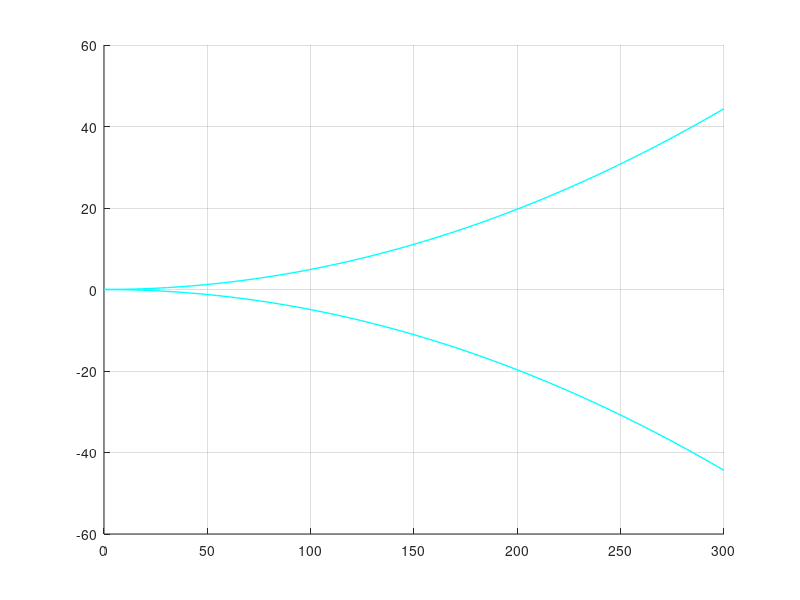

Reproduce this figure in MATLAB. (Note: this script raises an error after producing the figure.)
% V-n diagram
close all; clear all; clc;

g = 9.81;
c = 7.08/12; % feet
WS = 3.5;                 % lb/ft^2
rho = 0.00230;    % slugs/ft^3
Cl_max = 1.3642;
Cn_max = Cl_max*1.1;
CL3 = 4.15;
Kc = 33;                  
Ude = 12;
Ude2 = 6;                 % fps
V = linspace(0,300, 100); 

% Kg and mug
mug = 2 * (WS / (rho * c * g * CL3));
Kg = 0.88 * (mug / (5.3 + mug));

% nlims
nlimpos = 3;
nlimneg = -0.4 * nlimpos;

% nults
nultpos = 1.5 * nlimpos;
nultneg = 1.5 * nlimneg;

% Stall and Cruise
Vstall = sqrt(2 * (WS / (rho * Cn_max)));
Vcruise_min = Kc*sqrt(WS);
Vdive_min = 1.25 * Vcruise_min;
Va = Vstall * sqrt(nlimpos);

% Stall lines
n = 0.5 .* rho .* V.^2 .* Cn_max .* (1/WS);
n_neg = -n;

% Gust lines
nlimgustC = 1 + ((Kg.*Ude.*V.*CL3)./(498 .* WS));
nlimgustCneg = 1 - ((Kg.*Ude.*V.*CL3)./(498 .* WS));
nlimgustD = 1 + ((Kg.*Ude2.*V.*CL3)./(498 .* WS));
nlimgustDneg = 1 - ((Kg.*Ude2.*V.*CL3)./(498 .* WS));



% Plot 
figure; hold on; grid on;
plot(V, n, 'c', 'LineWidth', 1);
plot(V, n_neg, 'c','LineWidth', 1);
yline(0, '--k', 'LineWidth', 1);
yline(nlimpos, '--', 'LineWidth', 1);
yline(nlimneg, '--', 'LineWidth', 1);
yline(nultpos, '--m', 'LineWidth', 1);
yline(nultneg, '--m', 'LineWidth', 1);
plot(V, nlimgustC, '--g', 'LineWidth', 1);
plot(V, nlimgustCneg, '--g', 'LineWidth', 1);
plot(V, nlimgustD, '--b', 'LineWidth', 1);
plot(V, nlimgustDneg, '--b', 'LineWidth', 1);
plot(Vcruise_min, 0, 'ro', 'MarkerFaceColor','r');
text(Vcruise_min, 0, '  VC min', 'HorizontalAlignment','right', 'VerticalAlignment','top', 'Color','r', 'FontWeight','bold');
plot(Vstall, 0, 'ko', 'MarkerFaceColor', 'k');
text(Vstall, 0, '  Vstall', 'HorizontalAlignment','right', 'VerticalAlignment','bottom', 'Color','k', 'FontWeight','bold');
plot(Vdive_min, 0, 'bo', 'MarkerFaceColor', 'b');
text(Vdive_min, 0, '  VD min', 'HorizontalAlignment','left', 'VerticalAlignment','bottom', 'Color','b', 'FontWeight','bold');
plot(Va, 0, 'ko', 'MarkerFaceColor', 'k');
text(Va, 0, '  VA', 'HorizontalAlignment','right', 'VerticalAlignment','bottom', 'Color','k', 'FontWeight','bold');
title('V-n Diagram');
xlabel('V (ft/s)');
ylabel('n (Loading Factor)');
ylim([-2 4]);
text(V(end), n(end), ' Stall +', 'Color','b', 'HorizontalAlignment','right');
text(V(end), n_neg(end), ' Stall -', 'Color','b', 'HorizontalAlignment','right');
text(V(end), nlimgustC(end), ' + VC Gust', 'Color','g', 'HorizontalAlignment','right');
text(V(end), nlimgustCneg(end), ' - VC Gust', 'Color','g', 'HorizontalAlignment','right');
text(V(end), nlimgustD(end), ' + VD Gust', 'Color','b', 'HorizontalAlignment','right');
text(V(end), nlimgustDneg(end), ' - VD Gust', 'Color','b', 'HorizontalAlignment','right');
text(10, nlimpos, ' nlim positive', 'Color','k');
text(10, nlimneg, ' nlim negative', 'Color','k');
text(10, nultpos, ' nult positive', 'Color','m');
text(10, nultneg, ' nult negative', 'Color','m');


% intersection points
diff2 = nlimgustCneg - nultneg;
idx2 = find(diff2 .* circshift(diff2,-1) <= 0, 1);   % where signs change
V_int2 = V(idx2);
n_int2 = nlimgustCneg(idx2);
xline(V_int2, 'm--', 'LineWidth', 1.5);
plot(V_int2, 0, 'ro', 'MarkerFaceColor', 'r');
text(V_int2, 0, '  VC max', 'HorizontalAlignment','left', 'VerticalAlignment','bottom', 'Color','r', 'FontWeight','bold');


diff3 = nlimgustDneg - nultneg;
idx3 = find(diff3 .* circshift(diff3,-1) <= 0, 1);   % where signs change
V_int3 = V(idx3);
n_int3 = nlimgustDneg(idx3);
xline(V_int3, 'm--', 'LineWidth', 1.5);
plot(V_int3, 0, 'bo', 'MarkerFaceColor', 'b');
text(V_int3, 0, '  VD max', 'HorizontalAlignment','left', 'VerticalAlignment','bottom', 'Color','b', 'FontWeight','bold');
